Frame 1 (no input): blank canvas, image omitted
Frame 60 (no input): blank canvas, image omitted
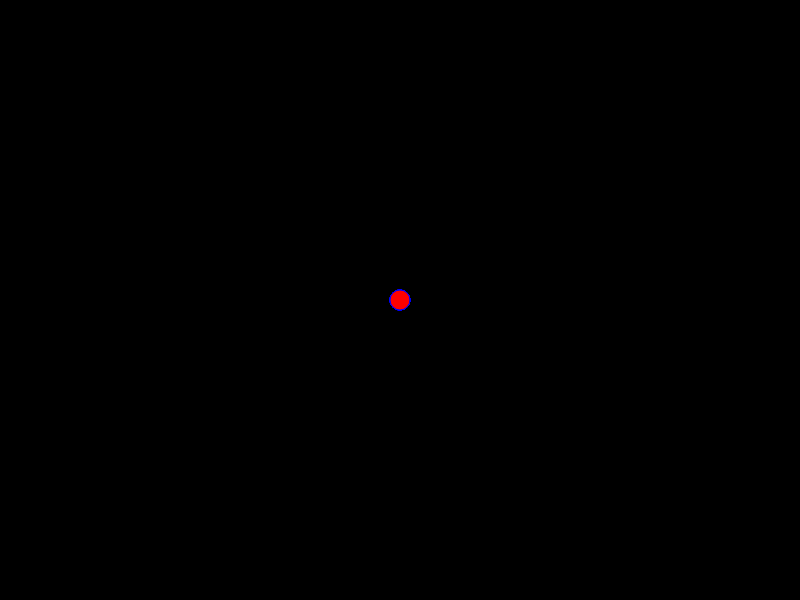
Frame 120 (the mouse pressed at the canvas centre since frame 60)

The p5.js sketch whose frames 1 and 60 were blank and that drew this single picture after the mouse press (run headless with seeded random() and noise() and a simulated clock; from frame 60 on, the mouse is pressed at the canvas centre):

// p5.js sketch
// ── sketch.js
function setup() {
  createCanvas(displayWidth, displayHeight);
  background(0);
}

function draw() {
  stroke("blue");
  fill("red");
  
  if(mouseIsPressed)[
    circle(mouseX, mouseY, 20)
  ]
}
